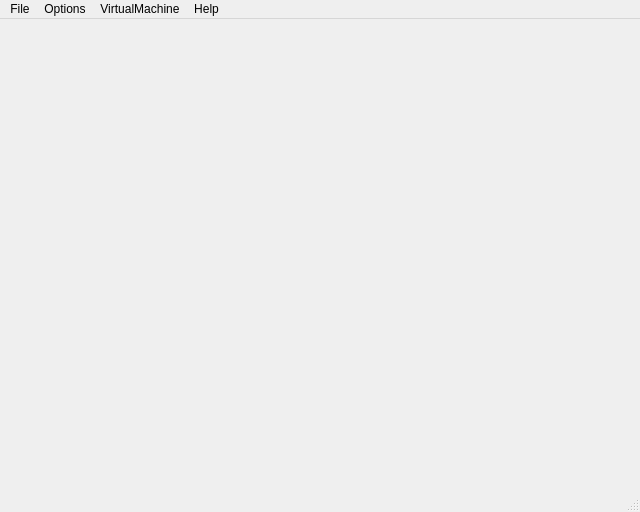
<?xml version="1.0" encoding="UTF-8"?>
<ui version="4.0">
 <class>MainWindow</class>
 <widget class="QMainWindow" name="MainWindow">
  <property name="geometry">
   <rect>
    <x>0</x>
    <y>0</y>
    <width>640</width>
    <height>512</height>
   </rect>
  </property>
  <property name="focusPolicy">
   <enum>Qt::ClickFocus</enum>
  </property>
  <property name="windowTitle">
   <string>Play!</string>
  </property>
  <property name="windowIcon">
   <iconset resource="resources.qrc">
    <normaloff>:/assets/app_icon.png</normaloff>:/assets/app_icon.png</iconset>
  </property>
  <widget class="QWidget" name="centralWidget">
   <layout class="QGridLayout" name="gridLayout">
    <property name="leftMargin">
     <number>0</number>
    </property>
    <property name="topMargin">
     <number>0</number>
    </property>
    <property name="rightMargin">
     <number>0</number>
    </property>
    <property name="bottomMargin">
     <number>0</number>
    </property>
   </layout>
  </widget>
  <widget class="QMenuBar" name="menuBar">
   <property name="geometry">
    <rect>
     <x>0</x>
     <y>0</y>
     <width>640</width>
     <height>25</height>
    </rect>
   </property>
   <widget class="QMenu" name="menuFor_The">
    <property name="title">
     <string>File</string>
    </property>
    <addaction name="actionOpen_Game"/>
    <addaction name="actionBoot_ELF"/>
    <addaction name="separator"/>
    <addaction name="actionExit"/>
   </widget>
   <widget class="QMenu" name="menuEdit">
    <property name="title">
     <string>Options</string>
    </property>
    <addaction name="actionSettings"/>
    <addaction name="actionMemory_Card_Manager"/>
   </widget>
   <widget class="QMenu" name="menuVirtualMachine">
    <property name="title">
     <string>VirtualMachine</string>
    </property>
    <widget class="QMenu" name="menuSave_States">
     <property name="title">
      <string>Save States</string>
     </property>
     <addaction name="action_save_Slot_1_Empty"/>
    </widget>
    <widget class="QMenu" name="menuLoad_States">
     <property name="title">
      <string>Load States</string>
     </property>
     <addaction name="actionLoad_Slot_1_Empty"/>
    </widget>
    <addaction name="menuSave_States"/>
    <addaction name="menuLoad_States"/>
    <addaction name="separator"/>
    <addaction name="actionPause_Resume"/>
    <addaction name="actionPause_when_focus_is_lost"/>
    <addaction name="actionReset"/>
   </widget>
   <widget class="QMenu" name="menuHelp">
    <property name="title">
     <string>Help</string>
    </property>
    <addaction name="actionAbout"/>
   </widget>
   <addaction name="menuFor_The"/>
   <addaction name="menuEdit"/>
   <addaction name="menuVirtualMachine"/>
   <addaction name="menuHelp"/>
  </widget>
  <widget class="QStatusBar" name="statusBar"/>
  <action name="actionOpen_Game">
   <property name="text">
    <string>Boot Disk Image...</string>
   </property>
   <property name="toolTip">
    <string>Boot Disk Image...</string>
   </property>
   <property name="shortcut">
    <string>Ctrl+O</string>
   </property>
  </action>
  <action name="actionExit">
   <property name="text">
    <string>Exit</string>
   </property>
   <property name="shortcut">
    <string>Ctrl+Q</string>
   </property>
  </action>
  <action name="actionSettings">
   <property name="text">
    <string>Settings...</string>
   </property>
  </action>
  <action name="actionBoot_ELF">
   <property name="text">
    <string>Boot ELF...</string>
   </property>
   <property name="toolTip">
    <string>Boot ELF...</string>
   </property>
  </action>
  <action name="actionLoad_Slot_1_Empty">
   <property name="text">
    <string>Load Slot 1 - Empty</string>
   </property>
  </action>
  <action name="action_save_Slot_1_Empty">
   <property name="text">
    <string>Save Slot 1 - Empty</string>
   </property>
  </action>
  <action name="actionPause_Resume">
   <property name="text">
    <string>Pause/Resume</string>
   </property>
  </action>
  <action name="actionAbout">
   <property name="text">
    <string>About...</string>
   </property>
  </action>
  <action name="actionPause_when_focus_is_lost">
   <property name="checkable">
    <bool>true</bool>
   </property>
   <property name="text">
    <string>Pause when focus is lost</string>
   </property>
  </action>
  <action name="actionReset">
   <property name="enabled">
    <bool>false</bool>
   </property>
   <property name="text">
    <string>Reset</string>
   </property>
  </action>
  <action name="actionMemory_Card_Manager">
   <property name="text">
    <string>Memory Card Manager...</string>
   </property>
  </action>
 </widget>
 <layoutdefault spacing="6" margin="11"/>
 <resources>
  <include location="resources.qrc"/>
 </resources>
 <connections/>
</ui>
